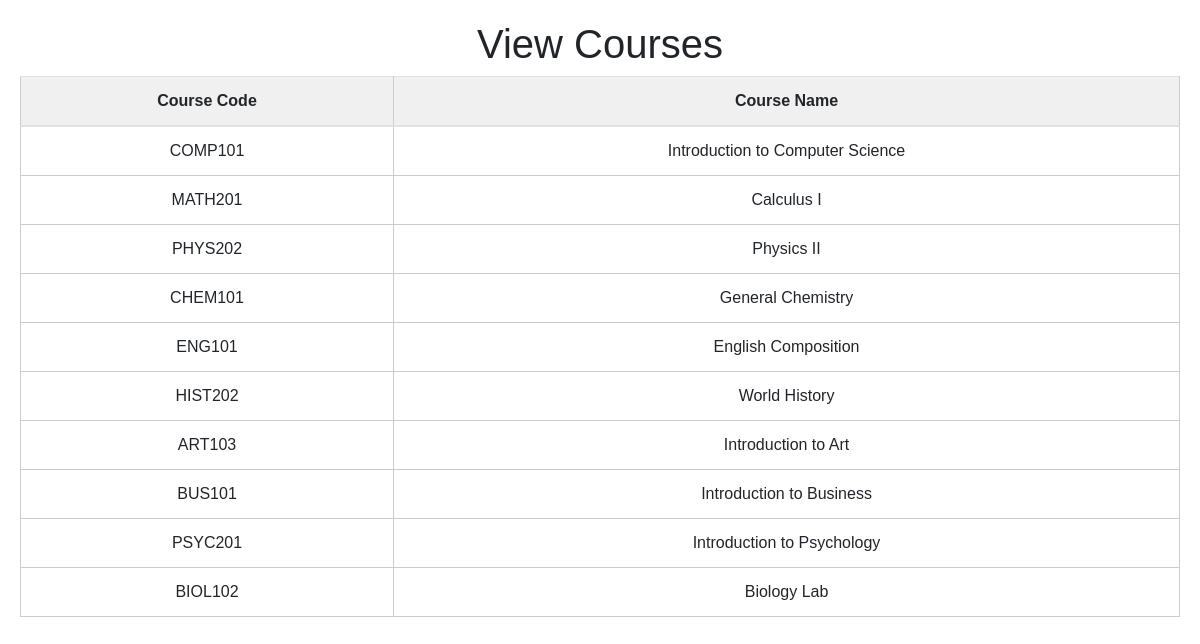
The app's page /view_courses.php (signed in) with its own data.
### tables this page shows
CREATE TABLE `courses` (
  `course_id` int(11) NOT NULL,
  `course_code` varchar(50) NOT NULL,
  `course_name` varchar(100) NOT NULL
);

### view_courses.php (the view, shortened to what this page needs)
<?php
require_once 'db_connection.php';
$stmt = $mysqli->prepare('SELECT * FROM courses');
$stmt->execute();
$result = $stmt->get_result();
$courses = $result->fetch_all(MYSQLI_ASSOC);
?>
<!DOCTYPE html>
<html>
<head>
    <link rel="stylesheet" href="https://maxcdn.bootstrapcdn.com/bootstrap/4.5.2/css/bootstrap.min.css">
    <link rel="stylesheet" type="text/css" href="styles.css">
</head>
<body>
    <div class="container">
        <h1>View Courses</h1>
        <table class="table">
            <thead>
                <tr>
                    <th>Course Code</th>
                    <th>Course Name</th>
                </tr>
            </thead>
            <tbody>
                <?php foreach ($courses as $course) { ?>
                    <tr>
                        <td><?php echo $course['course_code']; ?></td>
                        <td><?php echo $course['course_name']; ?></td>
                    </tr>
                <?php } ?>
            </tbody>
        </table>
    </div>
</body>
</html>

### styles.css (style rules this page uses)
body { font-family: Arial, sans-serif; margin: 0; padding: 0; }
.container { max-width: 1200px; margin: 0 auto; padding: 20px; }
h1 { text-align: center; margin-top: 0; }
table { width: 100%; border-collapse: collapse; text-align: center; }
th, td { padding: 10px; border: 1px solid #ccc; }
th { background-color: #f0f0f0; }

### records on screen
courses: course_code "COMP101", course_name "Introduction to Computer Science"
courses: course_code "MATH201", course_name "Calculus I"
courses: course_code "PHYS202", course_name "Physics II"
courses: course_code "CHEM101", course_name "General Chemistry"
courses: course_code "ENG101", course_name "English Composition"
courses: course_code "HIST202", course_name "World History"
courses: course_code "ART103", course_name "Introduction to Art"
courses: course_code "BUS101", course_name "Introduction to Business"
courses: course_code "PSYC201", course_name "Introduction to Psychology"
courses: course_code "BIOL102", course_name "Biology Lab"
